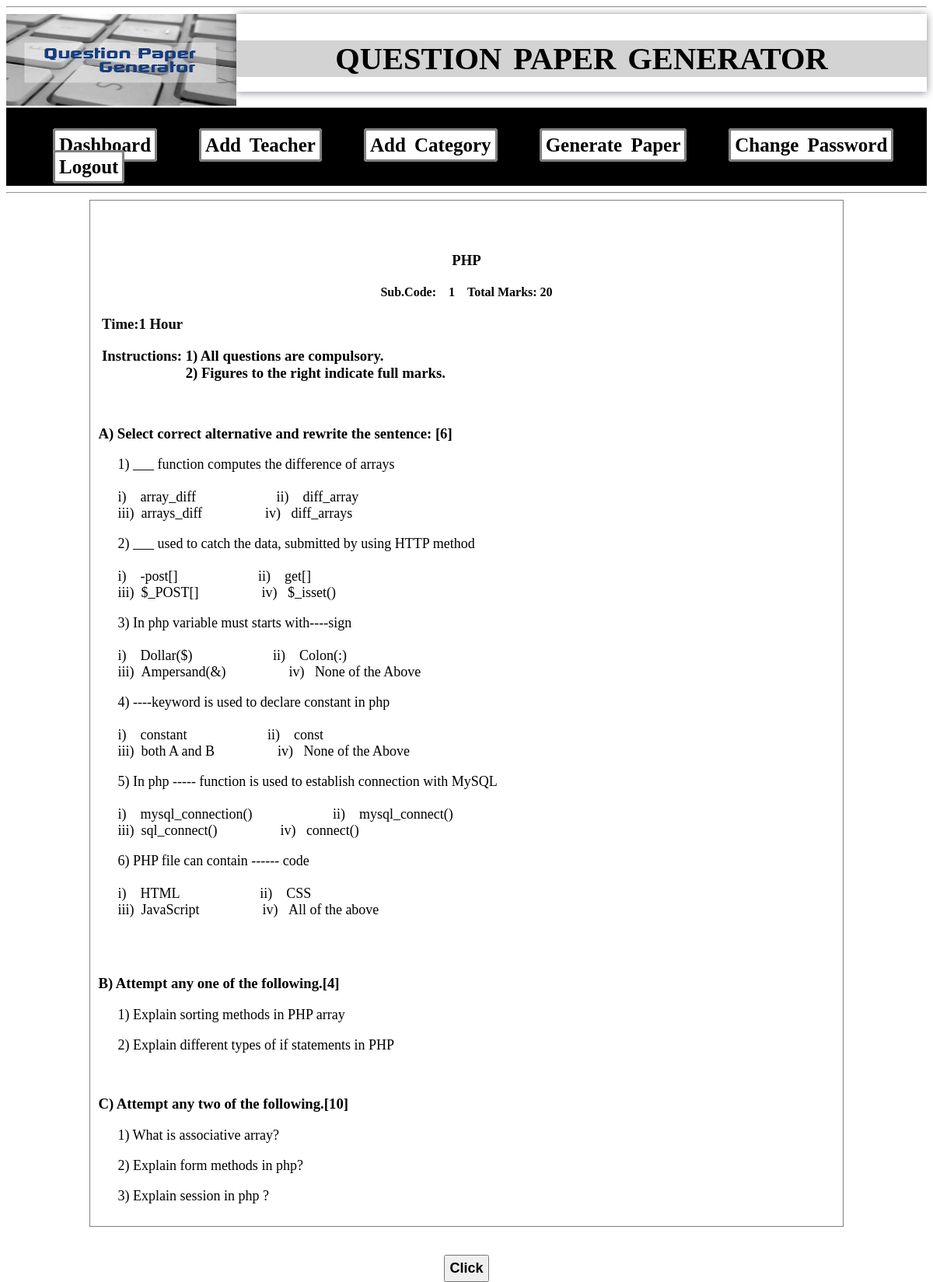
Screenshot of /admin/create-paper20.php?sid=1 with the database file from the repository.
### tables this page shows
CREATE TABLE IF NOT EXISTS `addsubject` (
  `sid` int(10) NOT NULL,
  `sname` varchar(255) NOT NULL,
  `tid` int(11) NOT NULL,
  `qstatus` varchar(100) NOT NULL,
  PRIMARY KEY (`sid`)
);

CREATE TABLE IF NOT EXISTS `mcq_quetion` (
  `qmid` int(11) NOT NULL AUTO_INCREMENT,
  `qmnm` varchar(255) NOT NULL,
  `op1` varchar(255) NOT NULL,
  `op2` varchar(255) NOT NULL,
  `op3` varchar(255) NOT NULL,
  `op4` varchar(255) NOT NULL,
  `sid` int(10) NOT NULL,
  `tid` int(11) NOT NULL,
  `qtype` varchar(255) NOT NULL,
  PRIMARY KEY (`qmid`)
);

CREATE TABLE IF NOT EXISTS `theory_quetion` (
  `qid` int(11) NOT NULL AUTO_INCREMENT,
  `qnm` varchar(255) NOT NULL,
  `catid` int(11) NOT NULL,
  `sid` int(10) NOT NULL,
  `tid` int(11) NOT NULL,
  `qtype` varchar(100) NOT NULL,
  PRIMARY KEY (`qid`),
  KEY `tid` (`tid`)
);

### admin/create-paper20.php (the view, shortened to what this page needs)
<html>
<head>
<link rel="stylesheet" type="text/css" href="css/style1.css">
</head>
<body><hr>
   <?php
    include 'header1.php';
	?>
	<div id="output" style="background-color:white;width:80%;margin:0 auto;height:auto;padding:10px;border:1px solid grey;">
	       <div id="head" align="center">
 <?php
				 include 'conection.php';
		$queryS ="SELECT * FROM addsubject WHERE sid=".$_GET['sid'];
		$resultS=mysqli_query($con,$queryS);
		$rows=mysqli_fetch_assoc($resultS)
	?>
<br><br>
<h3><?php echo $rows['sname'];?></h3>
<h4>Sub.Code:&nbsp;&nbsp;&nbsp;
<?php echo $rows['sid'];?>
&nbsp;&nbsp;&nbsp;&nbsp;Total Marks: 20</h4>
</div>
<div id="day_date" style="text-align:left;">
<h3>&nbsp;Time:1 Hour</h3>
<h3>&nbsp;Instructions:&nbsp;1) All questions are compulsory.<br>&nbsp;&nbsp;&nbsp;&nbsp;&nbsp;&nbsp;&nbsp;&nbsp;&nbsp;&nbsp;&nbsp;&nbsp;&nbsp;&nbsp;&nbsp;&nbsp;&nbsp;&nbsp;&nbsp;&nbsp;&nbsp;
                    &nbsp;&nbsp;2) Figures to the right indicate full marks.</h3>
</div>
<div id="mcq">
<br><h3>
A) Select correct alternative and rewrite the sentence:
<span>[6]</span>
</h3>
<?php
$querymcq ="SELECT * FROM mcq_quetion WHERE sid=".$_GET['sid']." ORDER BY RAND() LIMIT 6";
		$resultmcq=mysqli_query($con,$querymcq);
		$i =1;
		while($rowmcq=mysqli_fetch_assoc($resultmcq))
		{
?>
<p style="margin-left:25px;font-size:18px;">
<?php echo $i;?>)
<?php echo $rowmcq['qmnm'];?>
<br><br>
i)&nbsp;&nbsp;&nbsp;&nbsp;<?php echo $rowmcq['op1'];?>
&nbsp;&nbsp;&nbsp;&nbsp;&nbsp;&nbsp;&nbsp;&nbsp;&nbsp;&nbsp;&nbsp;&nbsp;&nbsp;&nbsp;&nbsp;&nbsp;&nbsp;&nbsp;&nbsp;&nbsp;&nbsp;
ii)&nbsp;&nbsp;&nbsp;&nbsp;<?php echo $rowmcq['op2'];?><br>
iii)&nbsp;&nbsp;<?php echo $rowmcq['op3'];?> &nbsp;&nbsp;&nbsp;&nbsp;&nbsp;&nbsp;&nbsp;&nbsp;&nbsp;&nbsp;&nbsp;&nbsp;&nbsp;&nbsp;&nbsp;&nbsp;
iv)&nbsp;&nbsp;&nbsp;<?php echo $rowmcq['op4'];?><br>
</p>
	<?php
	$i++;
	}
	?>
</div><br>
<div id="any_two">
<br><h3>B) Attempt any one of the following.[4]</h3>
<?php
$querytwo ="SELECT * FROM theory_quetion WHERE sid=".$_GET['sid']." AND catid=3 ORDER BY RAND() LIMIT 2";
		$resulttwo=mysqli_query($con,$querytwo);
		$i =1;
		while($rowtwo=mysqli_fetch_assoc($resulttwo))
		{
?>
<p style="margin-left:25px;font-size:18px;">
<?php echo $i;?>)
<?php echo $rowtwo['qnm'];?>
	<?php
	$i++;
	}
	?>
</div>
<div id="any_four">
<br><h3>C) Attempt any two of the following.[10]</h3>
<?php
$querynote ="SELECT * FROM theory_quetion WHERE sid=".$_GET['sid']." AND catid=5 ORDER BY RAND() LIMIT 3";
		$resultnote=mysqli_query($con,$querynote);
		$i =1;
		while($rownote=mysqli_fetch_assoc($resultnote))
		{
?>
<p style="margin-left:25px;font-size:18px;">
<?php echo $i;?>)
<?php echo $rownote['qnm'];?>
	<?php
	$i++;
	}
	?>
<p></div>
</div><br><br>
<div align="center">
 <input type="button" value="Click" onclick="printDiv()" style="padding:5px; font-size:18px; font-weight:bold;">
</div>
</body>
</html>

### rows the page displays
addsubject: sname "PHP", sid "1"
mcq_quetion: qmnm "___ function computes the difference of arrays", op1 "array_diff", op2 "diff_array", op3 "arrays_diff", op4 "diff_arrays"
mcq_quetion: qmnm "___ used to catch the data, submitted by using HTTP method", op1 "-post[]", op2 "get[]", op3 "$_POST[]", op4 "$_isset()"
mcq_quetion: qmnm "In php variable must starts with----sign", op1 "Dollar($)", op2 "Colon(:)", op3 "Ampersand(&)", op4 "None of the Above"
mcq_quetion: qmnm "----keyword is used to declare constant in php", op1 "constant", op2 "const", op3 "both A and B", op4 "None of the Above"
mcq_quetion: qmnm "In php ----- function is used to establish connection with MySQL", op1 "mysql_connection()", op2 "mysql_connect()", op3 "sql_connect()", op4 "connect()"
mcq_quetion: qmnm "PHP file can contain ------ code", op1 "HTML", op2 "CSS", op3 "JavaScript", op4 "All of the above"
theory_quetion: qnm "Explain sorting methods in PHP array"
theory_quetion: qnm "Explain different types of if statements in PHP"
theory_quetion: qnm "What is associative array?"
theory_quetion: qnm "Explain form methods in php?"
theory_quetion: qnm "Explain session in php ?"
